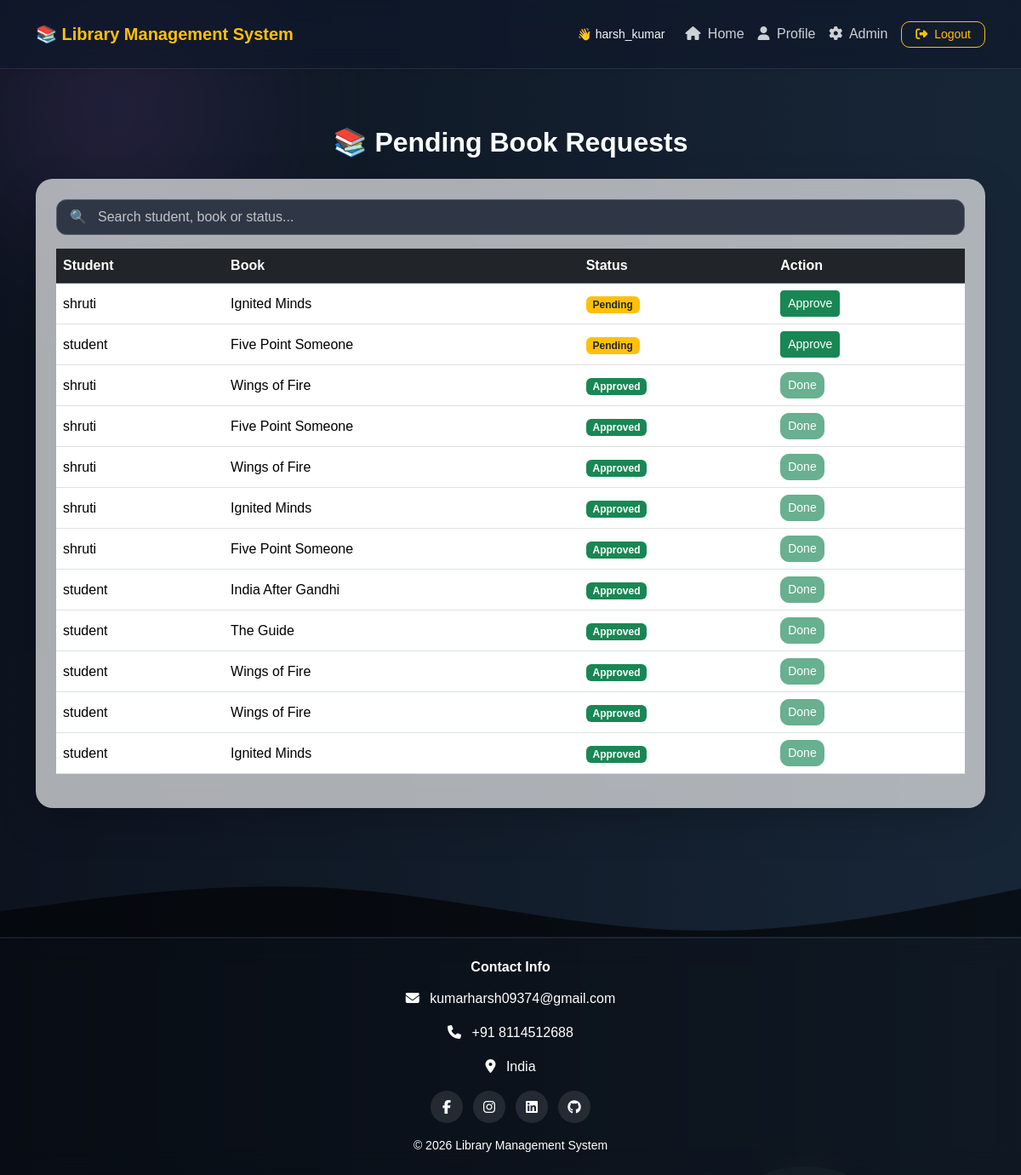
The page /books/view-requests/ (signed in) on the database as committed earlier.
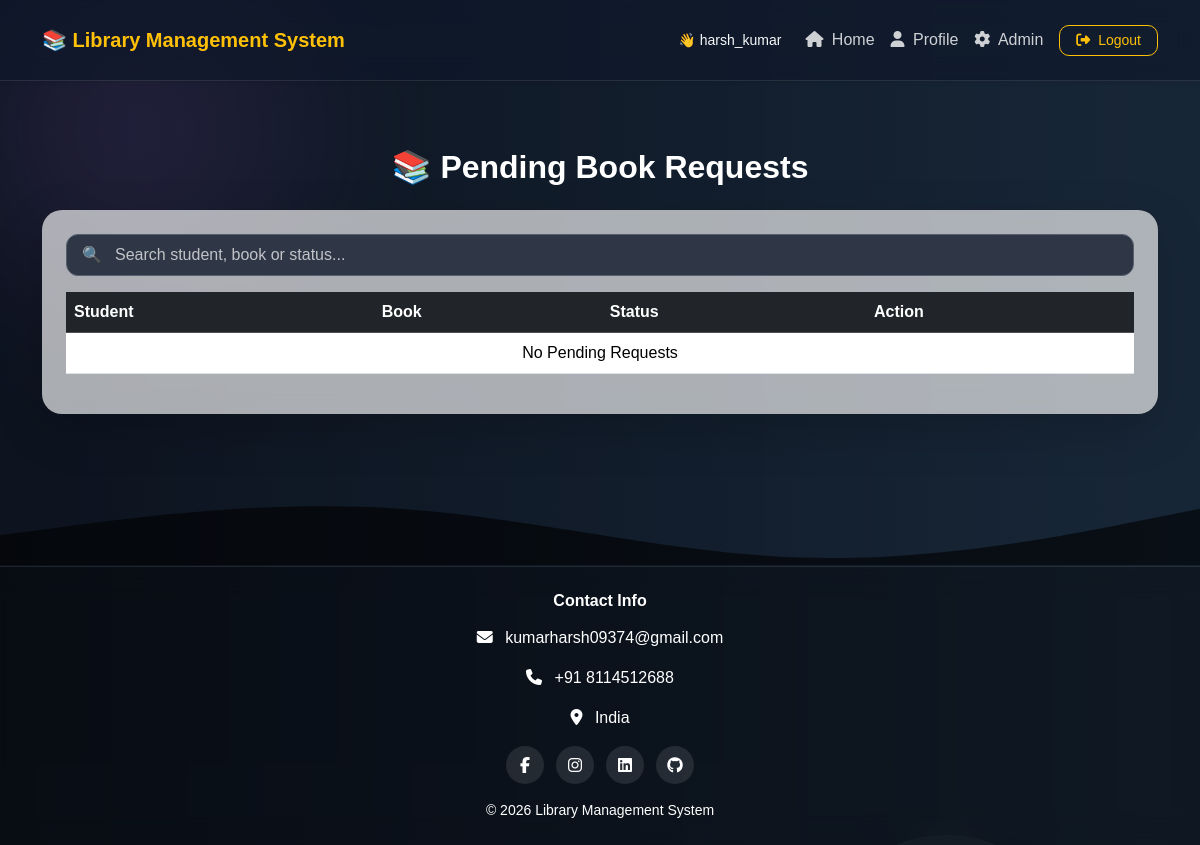
The same page on the database as committed later.
### books/models.py (models this page shows, shortened)
class BookRequest(models.Model):
    student = models.ForeignKey(
        User,
        on_delete=models.CASCADE
    )
    book = models.ForeignKey(
        Book,
        on_delete=models.CASCADE
    )
    requested_at = models.DateTimeField(
        default=timezone.now
    )
    approved = models.BooleanField(
        default=False
    )

class Book(models.Model):
    title = models.CharField(
        max_length=200
    )
    author = models.CharField(
        max_length=200
    )
    isbn = models.CharField(
        max_length=100,
        default='N/A'
    )
    quantity = models.IntegerField(
        default=1
    )
    added_at = models.DateTimeField(
        default=timezone.now
    )

### books/views.py (the view)
# urls.py: path('view-requests/', views.view_requests, name='view_requests'),
@login_required
def view_requests(request):
    if not (request.user.is_superuser or request.user.is_staff):
        messages.error(request, "Access denied.")
        return redirect('student_dashboard')
    requests = BookRequest.objects.all().order_by('approved', '-id').select_related(
        'student', 'book'
    )
    return render(request, 'books/pending_requests.html', {
        'requests': requests
    })

### books/templates/books/pending_requests.html (shortened to what this page needs)
{% extends 'base.html' %}
{% block content %}
{% include 'includes/dashboard_navbar.html' %}
<div class="container py-5">
    <div class="text-center mb-4">
        <h2 class="text-white fw-bold">
            📚 Pending Book Requests
        </h2>
    </div>
    <div class="card shadow-lg border-0 p-4" style="border-radius:20px;">
        <div class="position-relative mb-3">
            <span class="position-absolute top-50 start-0 translate-middle-y ms-3 text-muted">
                🔍
            </span>
            <input type="text" id="searchRequest" class="form-control ps-5"
                placeholder="Search student, book or status..." style="
                        background: rgba(255,255,255,0.9);
                        border: 1px solid rgba(0,0,0,0.1);
                        border-radius: 12px;
                        color: #000;
                        height: 42px;
                   ">
        </div>
        <div class="table-responsive">
            <table class="table table-hover align-middle" id="requestTable">
                <thead class="table-dark">
                    <tr>
                        <th>Student</th>
                        <th>Book</th>
                        <th>Status</th>
                        <th>Action</th>
                    </tr>
                </thead>
                <tbody>
                    {% for req in requests %}
                    <tr>
                        <td>
                            {{ req.student.username }}
                        </td>
                        <td>
                            {{ req.book.title }}
                        </td>
                        <td>
                            {% if req.approved %}
                            <span class="badge bg-success">
                                Approved
                            </span>
                            {% else %}
                            <span class="badge bg-warning text-dark">
                                Pending
                            </span>
                            {% endif %}
                        </td>
                        <td>
                            {% if not req.approved %}
                            <a href="{% url 'approve_request' req.id %}" class="btn btn-success btn-sm">
                                Approve
                            </a>
                            {% else %}
                            <button class="btn btn-success btn-sm" disabled>
                                Done
                            </button>
                            {% endif %}
                        </td>
                    </tr>
                    {% empty %}
                    <tr>
                        <td colspan="4" class="text-center">
                            No Pending Requests
                        </td>
                    </tr>
                    {% endfor %}
                </tbody>
            </table>
        </div>
    </div>
</div>
{% endblock %}

Rows that differ between the two databases and show on the page:
removed BookRequest: student.username "shruti", book "Ignited Minds", approved "Pending"
removed BookRequest: student.username "student", book "Five Point Someone", approved "Pending"
removed BookRequest: student.username "shruti", book "Wings of Fire", approved "Approved"
removed BookRequest: student.username "shruti", book "Five Point Someone", approved "Approved"
removed BookRequest: student.username "shruti", book "Wings of Fire", approved "Approved"
removed BookRequest: student.username "shruti", book "Ignited Minds", approved "Approved"
removed BookRequest: student.username "shruti", book "Five Point Someone", approved "Approved"
removed BookRequest: student.username "student", book "India After Gandhi", approved "Approved"
removed BookRequest: student.username "student", book "The Guide", approved "Approved"
removed BookRequest: student.username "student", book "Wings of Fire", approved "Approved"
removed BookRequest: student.username "student", book "Wings of Fire", approved "Approved"
removed BookRequest: student.username "student", book "Ignited Minds", approved "Approved"
Other text that changed with them:
text now shown: "No Pending Requests"
